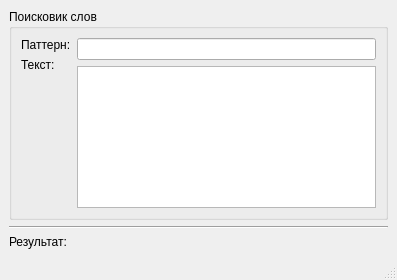
<?xml version="1.0" encoding="UTF-8"?>
<ui version="4.0">
 <class>WordSeeker</class>
 <widget class="QMainWindow" name="WordSeeker">
  <property name="geometry">
   <rect>
    <x>0</x>
    <y>0</y>
    <width>397</width>
    <height>280</height>
   </rect>
  </property>
  <property name="windowTitle">
   <string>WordSeeker</string>
  </property>
  <widget class="QWidget" name="centralwidget">
   <layout class="QVBoxLayout" name="verticalLayout_3">
    <item>
     <widget class="QGroupBox" name="groupBox">
      <property name="title">
       <string>Поисковик слов</string>
      </property>
      <layout class="QHBoxLayout" name="horizontalLayout">
       <item>
        <layout class="QVBoxLayout" name="verticalLayout">
         <item>
          <widget class="QLabel" name="label">
           <property name="text">
            <string>Паттерн:</string>
           </property>
          </widget>
         </item>
         <item>
          <widget class="QLabel" name="label_2">
           <property name="text">
            <string>Текст:</string>
           </property>
          </widget>
         </item>
         <item>
          <spacer name="verticalSpacer">
           <property name="orientation">
            <enum>Qt::Vertical</enum>
           </property>
           <property name="sizeHint" stdset="0">
            <size>
             <width>20</width>
             <height>40</height>
            </size>
           </property>
          </spacer>
         </item>
        </layout>
       </item>
       <item>
        <layout class="QVBoxLayout" name="verticalLayout_2">
         <item>
          <widget class="QLineEdit" name="e_pattern"/>
         </item>
         <item>
          <widget class="QTextEdit" name="t_text"/>
         </item>
        </layout>
       </item>
      </layout>
     </widget>
    </item>
    <item>
     <widget class="Line" name="line">
      <property name="orientation">
       <enum>Qt::Horizontal</enum>
      </property>
     </widget>
    </item>
    <item>
     <widget class="QLabel" name="l_result">
      <property name="text">
       <string>Результат:</string>
      </property>
     </widget>
    </item>
   </layout>
  </widget>
  <widget class="QMenuBar" name="menubar">
   <property name="geometry">
    <rect>
     <x>0</x>
     <y>0</y>
     <width>397</width>
     <height>24</height>
    </rect>
   </property>
  </widget>
  <widget class="QStatusBar" name="statusbar"/>
 </widget>
 <resources/>
 <connections/>
</ui>
